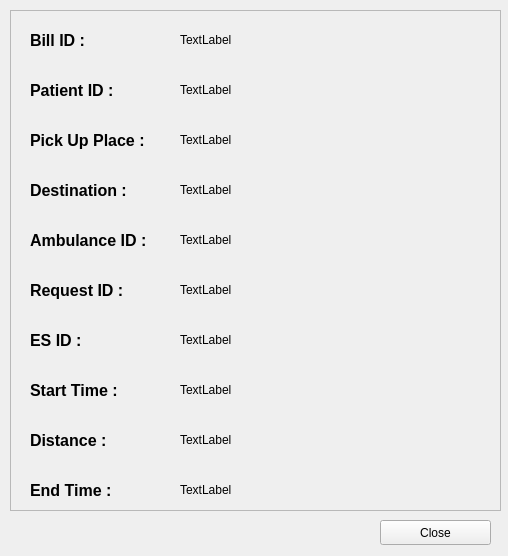
<?xml version="1.0" encoding="UTF-8"?>
<ui version="4.0">
 <class>Form</class>
 <widget class="QWidget" name="Form">
  <property name="geometry">
   <rect>
    <x>0</x>
    <y>0</y>
    <width>508</width>
    <height>556</height>
   </rect>
  </property>
  <property name="windowTitle">
   <string>Ambulance Bill</string>
  </property>
  <widget class="QFrame" name="frame">
   <property name="geometry">
    <rect>
     <x>10</x>
     <y>10</y>
     <width>491</width>
     <height>501</height>
    </rect>
   </property>
   <property name="frameShape">
    <enum>QFrame::StyledPanel</enum>
   </property>
   <property name="frameShadow">
    <enum>QFrame::Raised</enum>
   </property>
   <widget class="QLabel" name="pickUpPlaceLabel">
    <property name="geometry">
     <rect>
      <x>20</x>
      <y>110</y>
      <width>141</width>
      <height>41</height>
     </rect>
    </property>
    <property name="styleSheet">
     <string notr="true">font-size:12pt;
font-weight: bold;</string>
    </property>
    <property name="text">
     <string>&lt;html&gt;&lt;head/&gt;&lt;body&gt;&lt;p&gt;&lt;span style=&quot; font-size:12pt;&quot;&gt;Pick Up Place : &lt;/span&gt;&lt;/p&gt;&lt;/body&gt;&lt;/html&gt;</string>
    </property>
   </widget>
   <widget class="QLabel" name="destinationLabel">
    <property name="geometry">
     <rect>
      <x>20</x>
      <y>160</y>
      <width>121</width>
      <height>41</height>
     </rect>
    </property>
    <property name="styleSheet">
     <string notr="true">font-size:12pt;
font-weight: bold;</string>
    </property>
    <property name="text">
     <string>&lt;html&gt;&lt;head/&gt;&lt;body&gt;&lt;p&gt;&lt;span style=&quot; font-size:12pt;&quot;&gt;Destination : &lt;/span&gt;&lt;/p&gt;&lt;/body&gt;&lt;/html&gt;</string>
    </property>
   </widget>
   <widget class="QLabel" name="patientIDLabel">
    <property name="geometry">
     <rect>
      <x>20</x>
      <y>60</y>
      <width>151</width>
      <height>41</height>
     </rect>
    </property>
    <property name="styleSheet">
     <string notr="true">font-size:12pt;
font-weight: bold;</string>
    </property>
    <property name="text">
     <string>&lt;html&gt;&lt;head/&gt;&lt;body&gt;&lt;p&gt;Patient ID :&lt;/p&gt;&lt;/body&gt;&lt;/html&gt;</string>
    </property>
   </widget>
   <widget class="QLabel" name="patientID">
    <property name="geometry">
     <rect>
      <x>170</x>
      <y>70</y>
      <width>281</width>
      <height>20</height>
     </rect>
    </property>
    <property name="text">
     <string>TextLabel</string>
    </property>
   </widget>
   <widget class="QLabel" name="destination">
    <property name="geometry">
     <rect>
      <x>170</x>
      <y>170</y>
      <width>281</width>
      <height>20</height>
     </rect>
    </property>
    <property name="text">
     <string>TextLabel</string>
    </property>
   </widget>
   <widget class="QLabel" name="pickUpPlace">
    <property name="geometry">
     <rect>
      <x>170</x>
      <y>120</y>
      <width>281</width>
      <height>20</height>
     </rect>
    </property>
    <property name="text">
     <string>TextLabel</string>
    </property>
   </widget>
   <widget class="QLabel" name="ambulanceLabel">
    <property name="geometry">
     <rect>
      <x>20</x>
      <y>210</y>
      <width>121</width>
      <height>41</height>
     </rect>
    </property>
    <property name="styleSheet">
     <string notr="true">font-size:12pt;
font-weight: bold;</string>
    </property>
    <property name="text">
     <string>&lt;html&gt;&lt;head/&gt;&lt;body&gt;&lt;p&gt;&lt;span style=&quot; font-size:12pt;&quot;&gt;Ambulance ID : &lt;/span&gt;&lt;/p&gt;&lt;/body&gt;&lt;/html&gt;</string>
    </property>
   </widget>
   <widget class="QLabel" name="ambulanceID">
    <property name="geometry">
     <rect>
      <x>170</x>
      <y>220</y>
      <width>281</width>
      <height>20</height>
     </rect>
    </property>
    <property name="text">
     <string>TextLabel</string>
    </property>
   </widget>
   <widget class="QLabel" name="ambulanceLabel_2">
    <property name="geometry">
     <rect>
      <x>20</x>
      <y>360</y>
      <width>121</width>
      <height>41</height>
     </rect>
    </property>
    <property name="styleSheet">
     <string notr="true">font-size:12pt;
font-weight: bold;</string>
    </property>
    <property name="text">
     <string>&lt;html&gt;&lt;head/&gt;&lt;body&gt;&lt;p&gt;&lt;span style=&quot; font-size:12pt;&quot;&gt;Start Time :&lt;/span&gt;&lt;/p&gt;&lt;/body&gt;&lt;/html&gt;</string>
    </property>
   </widget>
   <widget class="QLabel" name="ambulanceLabel_3">
    <property name="geometry">
     <rect>
      <x>20</x>
      <y>460</y>
      <width>121</width>
      <height>41</height>
     </rect>
    </property>
    <property name="styleSheet">
     <string notr="true">font-size:12pt;
font-weight: bold;</string>
    </property>
    <property name="text">
     <string>&lt;html&gt;&lt;head/&gt;&lt;body&gt;&lt;p&gt;&lt;span style=&quot; font-size:12pt;&quot;&gt;End Time :&lt;/span&gt;&lt;/p&gt;&lt;/body&gt;&lt;/html&gt;</string>
    </property>
   </widget>
   <widget class="QLabel" name="ambulanceLabel_4">
    <property name="geometry">
     <rect>
      <x>20</x>
      <y>410</y>
      <width>121</width>
      <height>41</height>
     </rect>
    </property>
    <property name="styleSheet">
     <string notr="true">font-size:12pt;
font-weight: bold;</string>
    </property>
    <property name="text">
     <string>&lt;html&gt;&lt;head/&gt;&lt;body&gt;&lt;p&gt;&lt;span style=&quot; font-size:12pt;&quot;&gt;Distance :&lt;/span&gt;&lt;/p&gt;&lt;/body&gt;&lt;/html&gt;</string>
    </property>
   </widget>
   <widget class="QLabel" name="ambulanceLabel_5">
    <property name="geometry">
     <rect>
      <x>20</x>
      <y>260</y>
      <width>121</width>
      <height>41</height>
     </rect>
    </property>
    <property name="styleSheet">
     <string notr="true">font-size:12pt;
font-weight: bold;</string>
    </property>
    <property name="text">
     <string>&lt;html&gt;&lt;head/&gt;&lt;body&gt;&lt;p&gt;&lt;span style=&quot; font-size:12pt;&quot;&gt;Request ID : &lt;/span&gt;&lt;/p&gt;&lt;/body&gt;&lt;/html&gt;</string>
    </property>
   </widget>
   <widget class="QLabel" name="requestID">
    <property name="geometry">
     <rect>
      <x>170</x>
      <y>270</y>
      <width>281</width>
      <height>20</height>
     </rect>
    </property>
    <property name="text">
     <string>TextLabel</string>
    </property>
   </widget>
   <widget class="QLabel" name="esID">
    <property name="geometry">
     <rect>
      <x>170</x>
      <y>320</y>
      <width>281</width>
      <height>20</height>
     </rect>
    </property>
    <property name="text">
     <string>TextLabel</string>
    </property>
   </widget>
   <widget class="QLabel" name="startTime">
    <property name="geometry">
     <rect>
      <x>170</x>
      <y>370</y>
      <width>281</width>
      <height>20</height>
     </rect>
    </property>
    <property name="text">
     <string>TextLabel</string>
    </property>
   </widget>
   <widget class="QLabel" name="distance">
    <property name="geometry">
     <rect>
      <x>170</x>
      <y>420</y>
      <width>281</width>
      <height>20</height>
     </rect>
    </property>
    <property name="text">
     <string>TextLabel</string>
    </property>
   </widget>
   <widget class="QLabel" name="endTime">
    <property name="geometry">
     <rect>
      <x>170</x>
      <y>470</y>
      <width>281</width>
      <height>20</height>
     </rect>
    </property>
    <property name="text">
     <string>TextLabel</string>
    </property>
   </widget>
   <widget class="QLabel" name="patientIDLabel_2">
    <property name="geometry">
     <rect>
      <x>20</x>
      <y>10</y>
      <width>151</width>
      <height>41</height>
     </rect>
    </property>
    <property name="styleSheet">
     <string notr="true">font-size:12pt;
font-weight: bold;</string>
    </property>
    <property name="text">
     <string>&lt;html&gt;&lt;head/&gt;&lt;body&gt;&lt;p&gt;Bill ID :&lt;/p&gt;&lt;/body&gt;&lt;/html&gt;</string>
    </property>
   </widget>
   <widget class="QLabel" name="billID">
    <property name="geometry">
     <rect>
      <x>170</x>
      <y>20</y>
      <width>301</width>
      <height>20</height>
     </rect>
    </property>
    <property name="text">
     <string>TextLabel</string>
    </property>
   </widget>
  </widget>
  <widget class="QPushButton" name="closeButton">
   <property name="geometry">
    <rect>
     <x>380</x>
     <y>520</y>
     <width>111</width>
     <height>25</height>
    </rect>
   </property>
   <property name="text">
    <string>Close</string>
   </property>
  </widget>
  <widget class="QLabel" name="ambulanceLabel_6">
   <property name="geometry">
    <rect>
     <x>30</x>
     <y>320</y>
     <width>121</width>
     <height>41</height>
    </rect>
   </property>
   <property name="styleSheet">
    <string notr="true">font-size:12pt;
font-weight: bold;</string>
   </property>
   <property name="text">
    <string>&lt;html&gt;&lt;head/&gt;&lt;body&gt;&lt;p&gt;&lt;span style=&quot; font-size:12pt;&quot;&gt;ES ID :&lt;/span&gt;&lt;/p&gt;&lt;/body&gt;&lt;/html&gt;</string>
   </property>
  </widget>
 </widget>
 <resources/>
 <connections/>
</ui>
